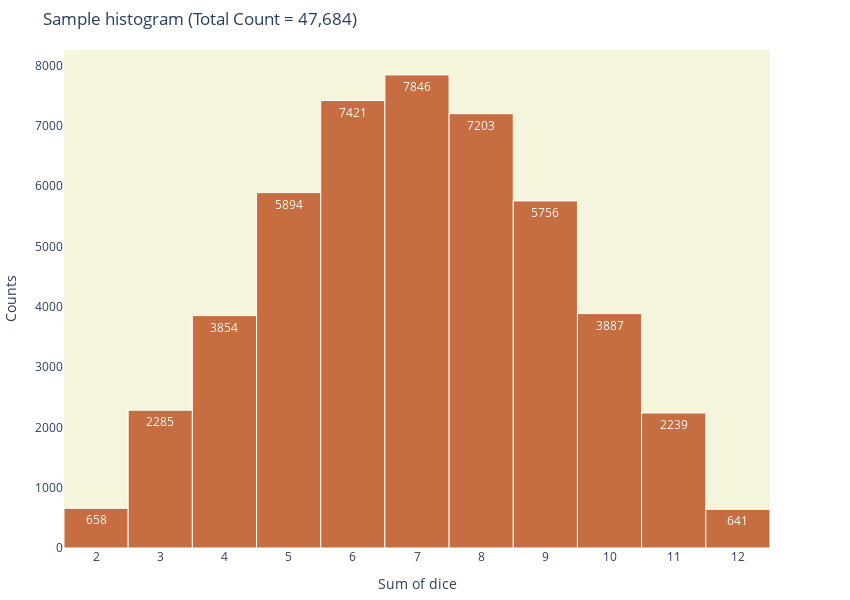

The code cell stored with this chart in its notebook:
### Markdown cell above
##### Distribute the y values into buckets / focal_ranges

### Code cell
buckets = [0]*12
for y in y_values_trimmed:
    for i, f in enumerate(focal_ranges):
        lower_f, upper_f = f[0], f[1]
        if y >= lower_f and y < upper_f:
            buckets[i] += 1
            break

assert(sum(buckets) == len(y_values_trimmed))

x = list(range(2, 13))
make_graph(x, buckets).show()

### Figure 1 — Plotly figure (JSON) as saved in the notebook; plotly's stock layout.template omitted (floating-point values rounded to 4 significant figures)
{"data": [{"marker": {"color": "#b7410e", "line": {"color": "white", "width": 1}}, "opacity": 0.75, "text": ["658", "2285", "3854", "5894", "7421", "7846", "7203", "5756", "3887", "2239", "641", "0"], "textposition": "inside", "texttemplate": "%{text}", "type": "bar", "x": [2, 3, 4, 5, 6, 7, 8, 9, 10, 11, 12], "y": [658, 2285, 3854, 5894, 7421, 7846, 7203, 5756, 3887, 2239, 641, 0]}], "layout": {"bargap": 0, "height": 600, "margin": {"b": 10, "l": 10, "t": 50}, "plot_bgcolor": "#F5F5DC", "title": {"text": "Sample histogram (Total Count = 47,684)"}, "width": 850, "xaxis": {"tickmode": "linear", "title": {"text": "Sum of dice"}}, "yaxis": {"showgrid": false, "title": {"text": "Counts"}}}}
